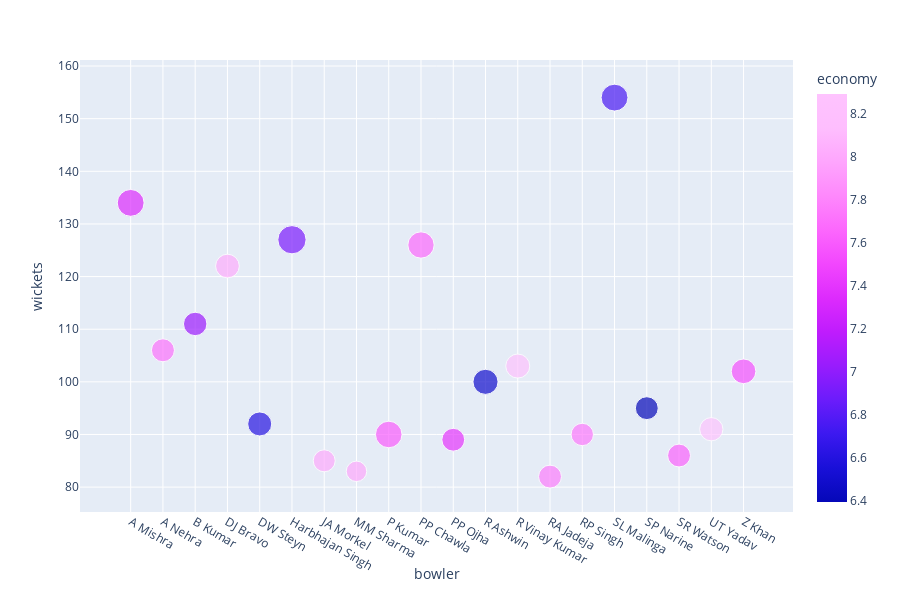

Here is the notebook cell this chart was saved with:
### Code cell
px.scatter(bowlers, x="bowler", y="wickets", color="economy", size="overs")

### Figure 1 — Plotly figure (JSON) as saved in the notebook; plotly's stock layout.template omitted (floating-point values rounded to 4 significant figures)
{"data": [{"hovertemplate": "bowler=%{x}<br>wickets=%{y}<br>overs=%{marker.size}<br>economy=%{marker.color}<extra></extra>", "legendgroup": "", "marker": {"cmax": 8.29, "cmin": 6.396, "color": [7.344, 7.711, 7.047, 8.02, 6.616, 6.934, 8.003, 8, 7.613, 7.674, 7.404, 6.494, 8.267, 7.768, 7.747, 6.757, 6.396, 7.638, 8.29, 7.546], "colorbar": {"title": {"text": "economy"}}, "colorscale": [[0, "#0508b8"], [0.08333, "#1910d8"], [0.1667, "#3c19f0"], [0.25, "#6b1cfb"], [0.3333, "#981cfd"], [0.4167, "#bf1cfd"], [0.5, "#dd2bfd"], [0.5833, "#f246fe"], [0.6667, "#fc67fd"], [0.75, "#fe88fc"], [0.8333, "#fea5fd"], [0.9167, "#febefe"], [1, "#fec3fe"]], "showscale": true, "size": [450, 329, 342, 351, 359, 498, 301, 261, 439, 432, 324, 393, 360, 327, 312, 449, 326, 326, 338, 379], "sizemode": "area", "sizeref": 1.245, "symbol": "circle"}, "mode": "markers", "name": "", "showlegend": false, "type": "scatter", "uid": "5303f96c-5783-421e-aa3f-a49d17e8d5c3", "x": ["A Mishra", "A Nehra", "B Kumar", "DJ Bravo", "DW Steyn", "Harbhajan Singh", "JA Morkel", "MM Sharma", "P Kumar", "PP Chawla", "PP Ojha", "R Ashwin", "R Vinay Kumar", "RA Jadeja", "RP Singh", "SL Malinga", "SP Narine", "SR Watson", "UT Yadav", "Z Khan"], "xaxis": "x", "y": [134, 106, 111, 122, 92, 127, 85, 83, 90, 126, 89, 100, 103, 82, 90, 154, 95, 86, 91, 102], "yaxis": "y"}], "layout": {"grid": {"xaxes": ["x"], "xgap": 0.1, "xside": "bottom", "yaxes": ["y"], "ygap": 0.1, "yside": "left"}, "height": 600, "legend": {"tracegroupgap": 0}, "margin": {"t": 60}, "xaxis": {"title": {"text": "bowler"}}, "yaxis": {"title": {"text": "wickets"}}}}
